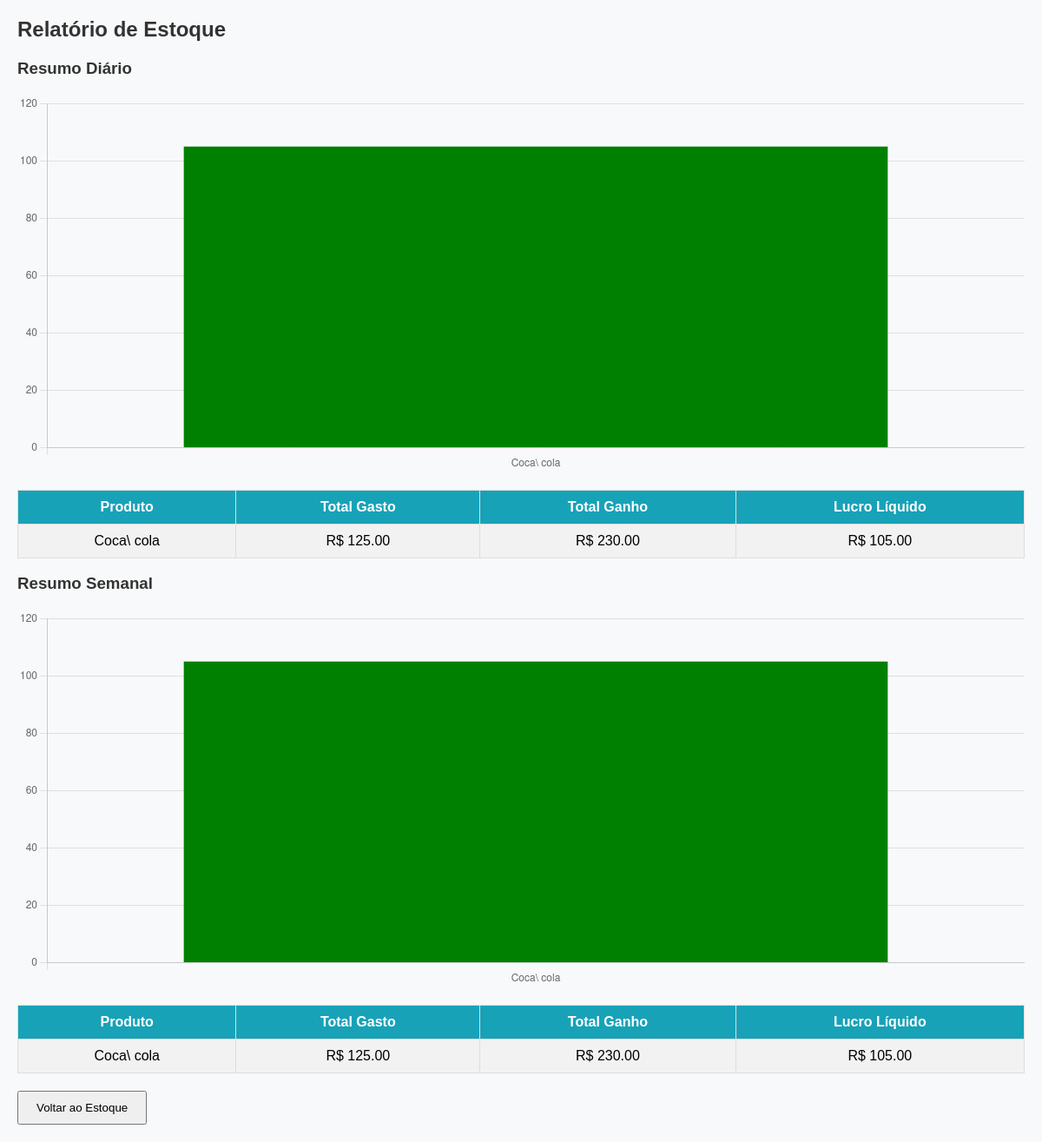
The app's page /relatorio with its own data.
### app.py (models this page shows)
class Produto(db.Model):
    id = db.Column(db.Integer, primary_key=True)
    nome = db.Column(db.String(100), nullable=False)
    qtd = db.Column(db.Integer, default=0)
    valor_compra = db.Column(db.Float, nullable=False)
    valor_venda = db.Column(db.Float, nullable=False)

### app.py (the view)
@app.route("/relatorio")
def relatorio():
    hoje = datetime.today()
    semana_atras = hoje - timedelta(days=7)
    produtos = Produto.query.all()
    relatorio_diario = []
    relatorio_semanal = []
    for p in produtos:
        movimentos_dia = Movimento.query.filter(
            Movimento.produto_id==p.id,
            Movimento.data >= hoje.replace(hour=0, minute=0, second=0, microsecond=0)
        ).all()
        total_gasto_dia = sum(m.quantidade*m.valor_unitario for m in movimentos_dia if m.tipo=='entrada')
        total_ganho_dia = sum(m.quantidade*m.valor_unitario for m in movimentos_dia if m.tipo=='saida')
        relatorio_diario.append({
            'nome': p.nome,
            'total_gasto': total_gasto_dia,
            'total_ganho': total_ganho_dia
        })
        movimentos_semana = Movimento.query.filter(
            Movimento.produto_id==p.id,
            Movimento.data >= semana_atras
        ).all()
        total_gasto_sem = sum(m.quantidade*m.valor_unitario for m in movimentos_semana if m.tipo=='entrada')
        total_ganho_sem = sum(m.quantidade*m.valor_unitario for m in movimentos_semana if m.tipo=='saida')
        relatorio_semanal.append({
            'nome': p.nome,
            'total_gasto': total_gasto_sem,
            'total_ganho': total_ganho_sem
        })
    return render_template(
        "relatorio.html",
        relatorio_diario=relatorio_diario,
        relatorio_semanal=relatorio_semanal
    )

### templates/relatorio.html (shortened to what this page needs)
<!DOCTYPE html>
<html lang="pt-BR">
<head>
</head>
<body>
<h2>Relatório de Estoque</h2>
<h3>Resumo Diário</h3>
<canvas id="graficoDiario" width="400" height="150"></canvas>
<table>
<tr>
  <th>Produto</th>
  <th>Total Gasto</th>
  <th>Total Ganho</th>
  <th>Lucro Líquido</th>
</tr>
{% for r in relatorio_diario %}
<tr>
  <td>{{ r.nome }}</td>
  <td>R$ {{ "%.2f"|format(r.total_gasto) }}</td>
  <td>R$ {{ "%.2f"|format(r.total_ganho) }}</td>
  <td class="{{ 'negativo' if (r.total_ganho - r.total_gasto)<0 else '' }}">
      R$ {{ "%.2f"|format(r.total_ganho - r.total_gasto) }}
  </td>
</tr>
{% endfor %}
</table>
<h3>Resumo Semanal</h3>
<canvas id="graficoSemanal" width="400" height="150"></canvas>
<table>
<tr>
  <th>Produto</th>
  <th>Total Gasto</th>
  <th>Total Ganho</th>
  <th>Lucro Líquido</th>
</tr>
{% for r in relatorio_semanal %}
<tr>
  <td>{{ r.nome }}</td>
  <td>R$ {{ "%.2f"|format(r.total_gasto) }}</td>
  <td>R$ {{ "%.2f"|format(r.total_ganho) }}</td>
  <td class="{{ 'negativo' if (r.total_ganho - r.total_gasto)<0 else '' }}">
      R$ {{ "%.2f"|format(r.total_ganho - r.total_gasto) }}
  </td>
</tr>
{% endfor %}
</table>
<a href="/" style="text-decoration:none;">
  <button>Voltar ao Estoque</button>
</a>
<script>
// Dados para gráfico diário
const nomesDiario = {{ relatorio_diario|map(attribute='nome')|list|tojson }};
const lucrosDiario = {{ relatorio_diario|map(attribute='total_ganho')|list|tojson }};
const gastosDiario = {{ relatorio_diario|map(attribute='total_gasto')|list|tojson }};
const lucroLiquidoDiario = lucrosDiario.map((g, i) => g - gastosDiario[i]);
const ctxDiario = document.getElementById('graficoDiario').getContext('2d');
new Chart(ctxDiario, {
    type: 'bar',
    data: {
        labels: nomesDiario,
        datasets: [{
            label: 'Lucro Líquido Diário',
            data: lucroLiquidoDiario,
            backgroundColor: lucroLiquidoDiario.map(v => v < 0 ? 'red' : 'green')
        }]
    },
    options: { responsive: true, plugins: { legend: { display: false } } }
});
// Dados para gráfico semanal
const nomesSemanal = {{ relatorio_semanal|map(attribute='nome')|list|tojson }};
const lucrosSemanal = {{ relatorio_semanal|map(attribute='total_ganho')|list|tojson }};
const gastosSemanal = {{ relatorio_semanal|map(attribute='total_gasto')|list|tojson }};
const lucroLiquidoSemanal = lucrosSemanal.map((g, i) => g - gastosSemanal[i]);
const ctxSemanal = document.getElementById('graficoSemanal').getContext('2d');
new Chart(ctxSemanal, {
    type: 'bar',
    data: {
        labels: nomesSemanal,
        datasets: [{
            label: 'Lucro Líquido Semanal',
            data: lucroLiquidoSemanal,
            backgroundColor: lucroLiquidoSemanal.map(v => v < 0 ? 'red' : 'green')
        }]
    },
    options: { responsive: true, plugins: { legend: { display: false } } }
});
</script>
</body>
</html>

### templates/relatorio.html (style rules this page uses)
body { font-family: Arial, sans-serif; margin: 20px; background-color: #f8f9fa; }
h2, h3 { color: #333; }
table { width: 100%; border-collapse: collapse; margin-top: 20px; }
th, td { border: 1px solid #ddd; padding: 10px; text-align: center; }
th { background-color: #17a2b8; color: white; }
tr:nth-child(even) { background-color: #f2f2f2; }
button { padding: 10px 20px; margin-top: 20px; cursor: pointer; }

### records on screen
Produto: nome "Coca\\ cola", total_gasto "125.00", total_ganho "230.00", total_ganho "105.00"

### other values on screen
chart data {{ relatorio_diario|map(attribute='total_ganho')|list|tojson }} [230.0]
chart data {{ relatorio_diario|map(attribute='total_gasto')|list|tojson }} [125.0]
